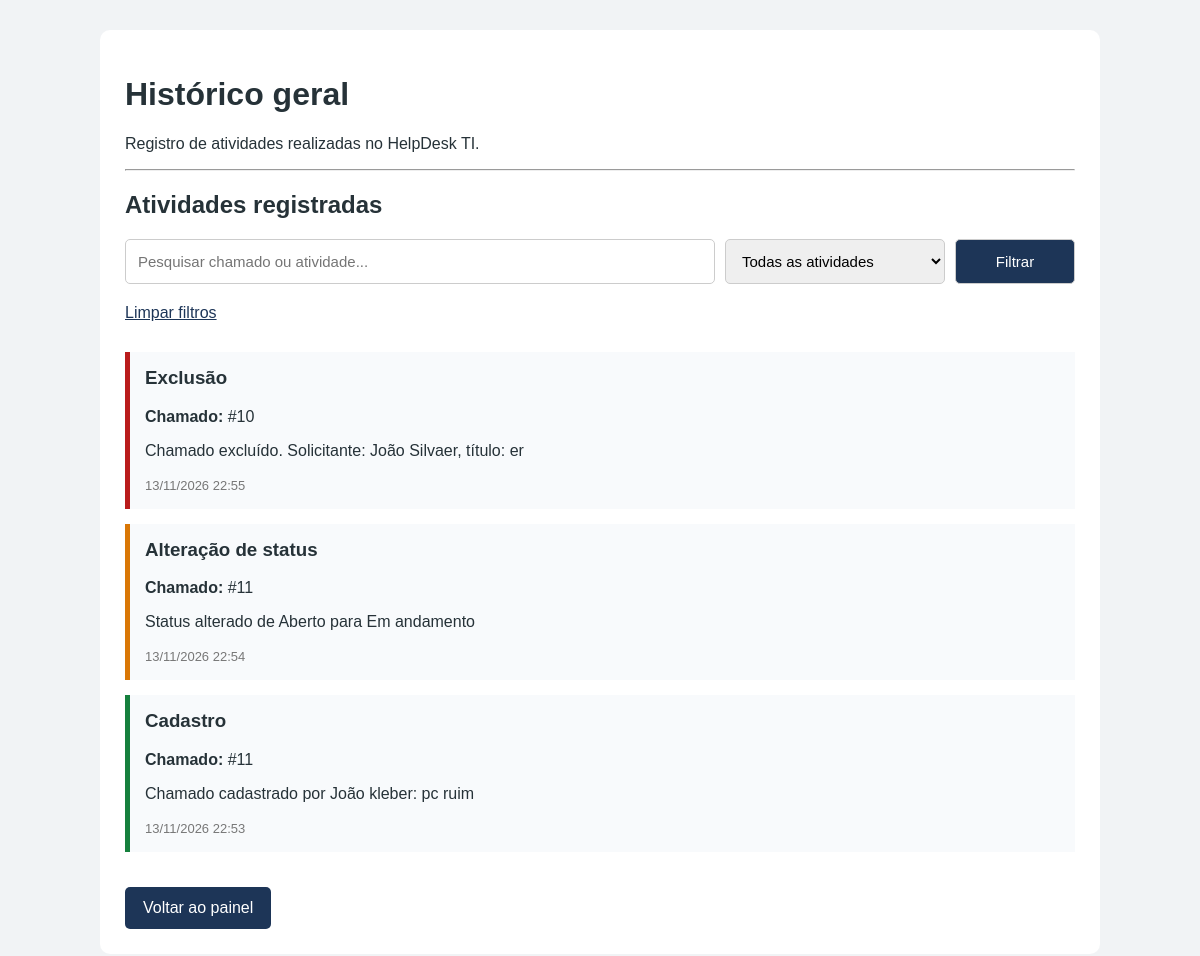
The app's page /historico-geral, older data.
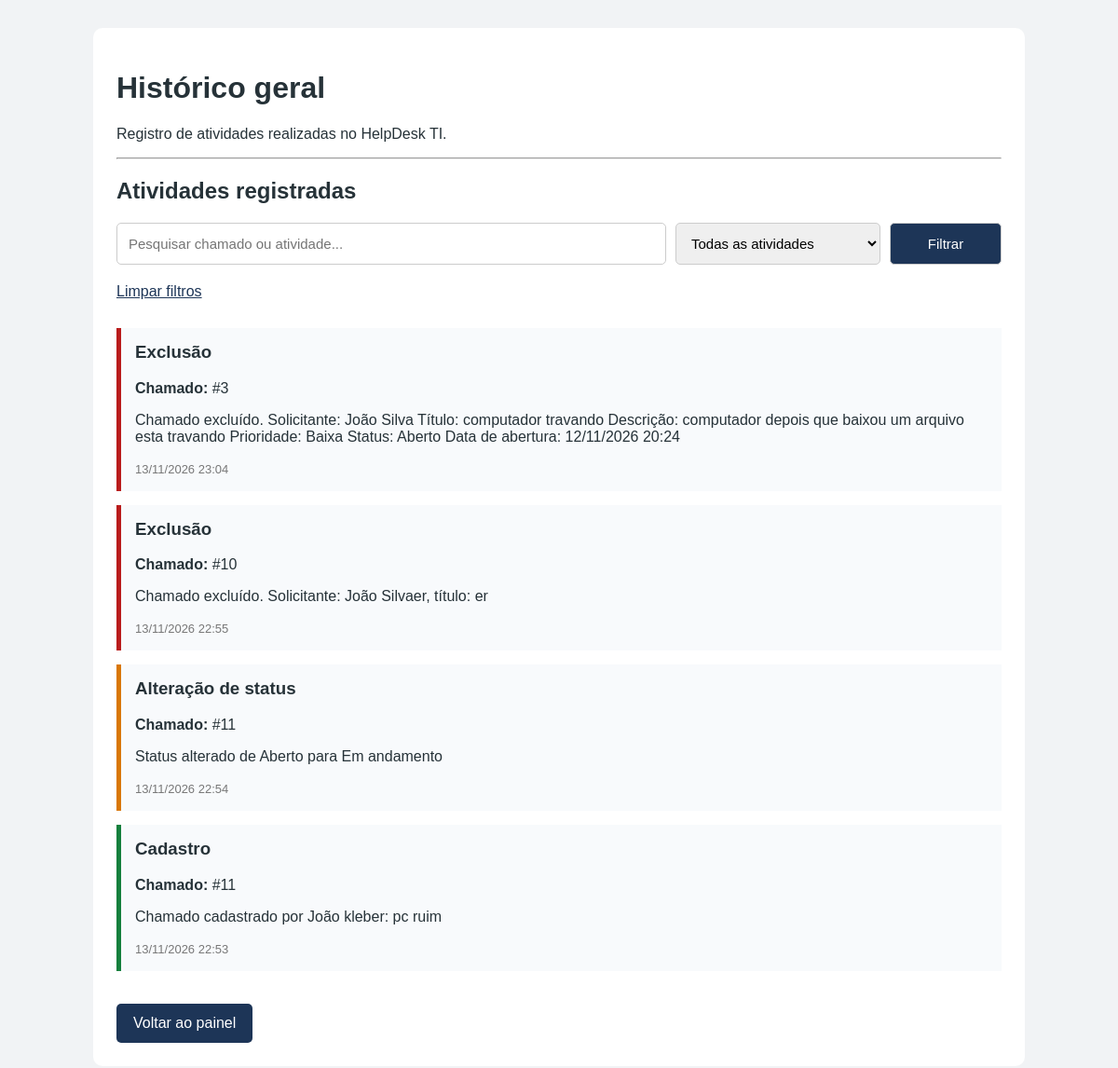
The same page, newer data.
### tables this page shows
CREATE TABLE historico (
            id INTEGER PRIMARY KEY AUTOINCREMENT,
            chamado_id INTEGER,
            acao TEXT NOT NULL,
            descricao TEXT NOT NULL,
            data_hora TEXT NOT NULL
        );

### app.py (the view, shortened to what this page needs)
@app.route("/historico-geral")
def historico_geral():
    banco = conectar()
    busca = request.args.get("busca", "").strip()
    acao = request.args.get("acao", "")
    sql = """
        SELECT historico.*
        FROM historico
        WHERE 1=1
    """
    parametros = []
    if acao:
        sql += " AND historico.acao = ?"
        parametros.append(acao)
    sql += " ORDER BY historico.id DESC"
    registros = banco.execute(
        sql, parametros
    ).fetchall()
    banco.close()
    return render_template(
        "historico_geral.html",
        registros=registros,
        busca=busca,
        acao_selecionada=acao
    )

### app.py (called while the page is built)
def conectar():
    return sqlite3.connect("database.db")

### templates/historico_geral.html (shortened to what this page needs)
<!DOCTYPE html>
<html lang="pt-br">
<head>
</head>
<body>
    <div class="container">
        <h1>Histórico geral</h1>
        <p>Registro de atividades realizadas no HelpDesk TI.</p>
        <hr>
        <h2>Atividades registradas</h2>
        <form action="/historico-geral" method="GET" class="filtros">
    <input
        type="text"
        name="busca"
        placeholder="Pesquisar chamado ou atividade..."
        value="{{ busca }}"
    >
    <select name="acao">
        <option value="">Todas as atividades</option>
    </select>
    <button type="submit">Filtrar</button>
</form>
<a href="/historico-geral" class="limpar">Limpar filtros</a>
        {% for registro in registros %}
            <div class="registro
                {% if registro[2] == 'Cadastro' %}cadastro
                {% elif registro[2] == 'Edição' %}edicao
                {% elif registro[2] == 'Exclusão' %}exclusao
                {% elif registro[2] == 'Alteração de status' %}alteracao
                {% endif %}">
                <h3>{{ registro[2] }}</h3>
                <p>
                    <b>Chamado:</b> #{{ registro[1] }}
                </p>
                <p>{{ registro[3] }}</p>
                <span class="data">
                    {{ registro[4] }}
                </span>
            </div>
        {% else %}
            <p>Nenhuma atividade registrada.</p>
        {% endfor %}
        <a href="/" class="botao">Voltar ao painel</a>
    </div>
</body>
</html>

### templates/historico_geral.html (style rules this page uses)
* { box-sizing: border-box; }
body { font-family: Arial, sans-serif; background: #f1f3f5; margin: 0; padding: 30px; color: #263238; }
.container { max-width: 1000px; margin: auto; background: white; padding: 25px; border-radius: 10px; }
.registro { border-left: 5px solid #1d3557; padding: 15px; margin: 15px 0; background: #f8fafc; }
.registro h3 { margin-top: 0; }
.cadastro { border-color: #15803d; }
.exclusao { border-color: #b91c1c; }
.alteracao { border-color: #d97706; }
.data { color: #777; font-size: 13px; }
.botao { display: inline-block; background: #1d3557; color: white; padding: 12px 18px; text-decoration: none; border-radius: 5px; margin-top: 20px; }
.filtros { display: grid; grid-template-columns: 1fr 220px 120px; gap: 10px; margin: 20px 0; }
input, select, button { padding: 12px; border: 1px solid #ccc; border-radius: 5px; font-size: 15px; }
button { background: #1d3557; color: white; cursor: pointer; }
.limpar { display: inline-block; color: #1d3557; margin-bottom: 15px; }

Row changes from the older to the newer data that the page shows:
added historico: acao "Exclusão", chamado "3", descricao "Chamado excluído. Solicitante: João Silva Título: computador travando Descrição: computador depois que baixou um arquivo esta travando Prioridade: Baixa Status: Aberto Data de abertura: 12/11/2026 20:24", data_hora "13/11/2026 23:04"
